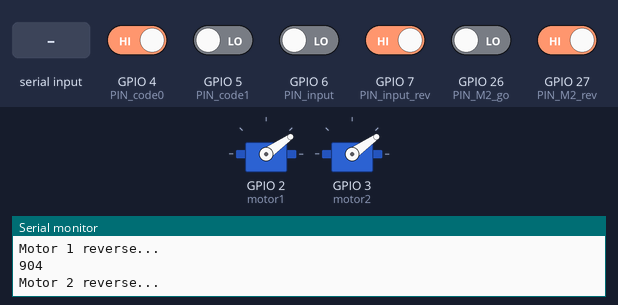
Recording of a sketch running on a simulated ESP32. Parts: 2 × servo, the last lines printed to the serial monitor. The inputs (shaded band) are chosen by the test bench; at power-on: GPIO 4 (PIN_code0), GPIO 7 (PIN_input_rev), GPIO 27 (PIN_M2_rev) HIGH, GPIO 5 (PIN_code1), GPIO 6 (PIN_input), GPIO 26 (PIN_M2_go) LOW.

Above: at 4.3 s.
4.4 s: "g" received over Serial
At 5.6 s:
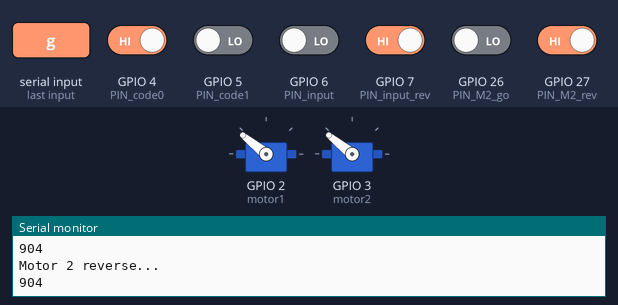
6.3 s: "3" received over Serial
At 8.0 s:
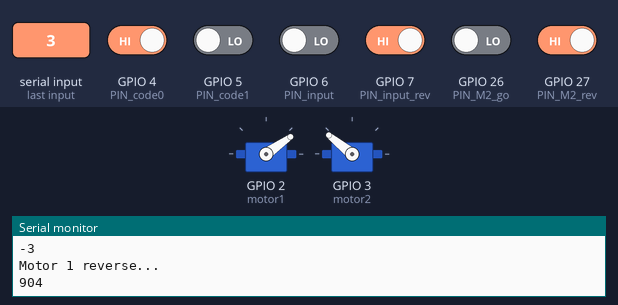
8.3 s: "e" received over Serial
At 9.9 s:
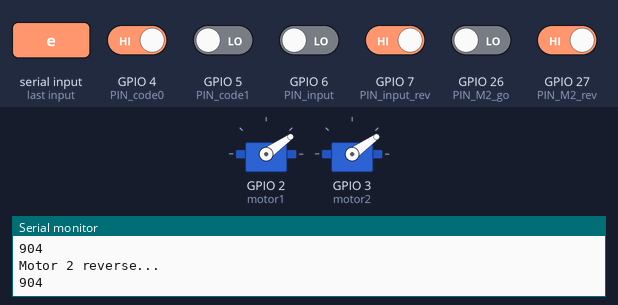
10.4 s: GPIO 4 (PIN_code0) driven LOW and GPIO 5 (PIN_code1) driven HIGH and GPIO 6 (PIN_input) driven HIGH and GPIO 7 (PIN_input_rev) driven LOW and GPIO 26 (PIN_M2_go) driven HIGH
At 14.4 s:
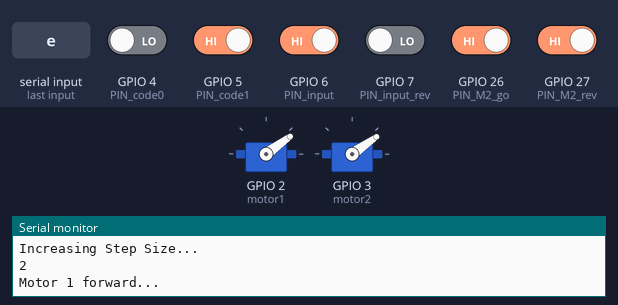
14.7 s: GPIO 27 (PIN_M2_rev) driven LOW
At 16.7 s:
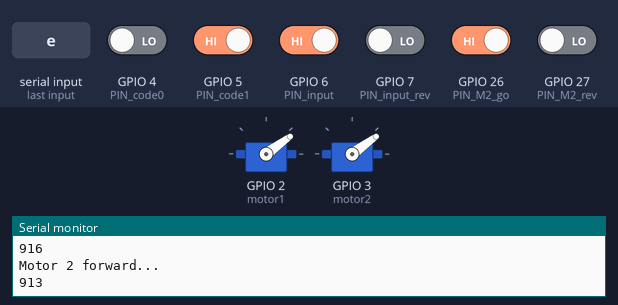
17.4 s: GPIO 6 (PIN_input) driven LOW
At 20.6 s:
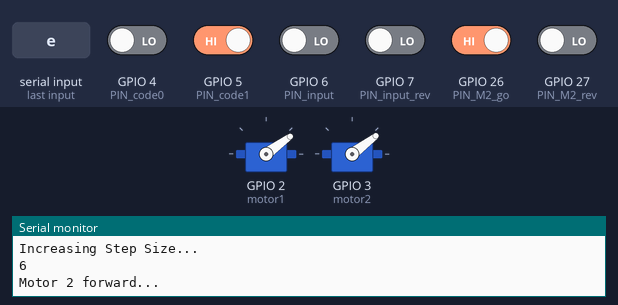
Timing chart, 0 to 29.8 s (numbered marks = the images above; inputs shaded):
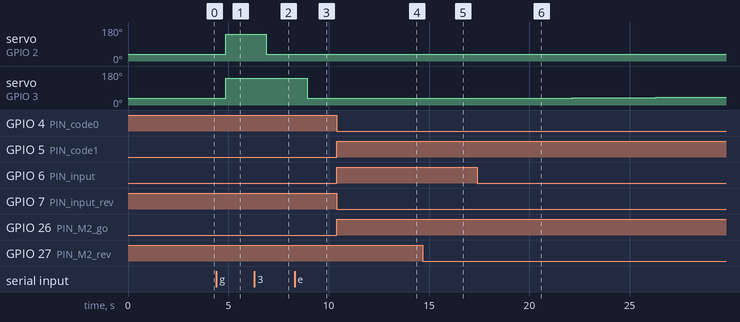

The sketch:

pumpControlV3.ino
```cpp
// Pump_Control
//
// @mduhain, June 25 2021
//
// - For controling the fluid pumps with Pulse-Width Modulation (PWM) in microseconds
// - PWM range is between, 910 (fully retracted) and 2090 (fully extended).
//
//
// PUMP CONTROL v3.0
//
// <@mduhain July 26th, 2021>
// - creating a new version of pump control for the Rig GUI
// - the goal of this new version is the ability to present and withdraw a droplet  < 1 sec
// + added section for debugging <manual override>
//
//Instructions for Manual Override
// Input these as single characters into the serial input (top right corner)
//  "1" = moves motor 1 forward one step
//  "2" = moves motor 1 reverse one step.
//  "3" = moves motor 1 home.c
//  "q" = moves motor 2 forward one step.
//  "w" = moves motor 2 reverse one step.
//  "e" = moves motor 2 home.
//  "h" = moves both motors home.
//  "s" = increases step size
//  "a" = decreases step size
//
// <@mduhain July 28th, 2021>
//  + fixed a bug where multiple rewards were being delivered from one signal.
//  + fixed a bug where reward values were not being updated properly.
//
// <@mduhain Aug 2nd, 2021>
//  + major change to logic of how step sizes are handled. Now processed in microsteps of 1.
//  + added keyboard input to increase and decrease step size while debugging.
//
//-------------------------------------------------------------------------------------------------

// STEP (REWARD) SIZE
int step_size = 4;

//IMPORT LIBRARIES
#include <Servo.h>
#include <math.h>

// DECLARE SERVO MOTORS
Servo motor1;
Servo motor2;

// GPIO PIN ASSIGNMENTS
int PIN_input = 6; //pin input for forward motion motor 1 (M1) (5ms pulse = 1 reward)
int PIN_input_rev = 7; //pin input for reverse motion M1 (pulse = reverse 1 reward)
int PIN_code0 = 4; //first pin for encoding reward size in binary
int PIN_code1 = 5; //second pin for encoding reward size in binary
int PIN_M2_go = 26; //pin for moving the second motor (M2) forward (give juice), same logic as PIN_input
int PIN_M2_rev = 27; //Pin for reversing M2 (withdraw liquid), same logic as PIN_inout_rev

// VARIABLES
int current_step_1 = 910; //motor 1 current loactaion
int current_step_2 = 910; //motor 2 current location
int step_home = 910; //motor home location
int new_step_1 = 1500; //motor 1 new location
int new_step_2 = 1500; //motor 2 new location
int forwardValue1 = 0; //flag for M1 forward motion
int reverseValue1 = 0; //flag for M1 reverse motion
int forwardValue2 = 0; //flag for M2 forward motion
int reverseValue2 = 0; //flag for M2 reverse motion
int code0_val = 0; //flag for binary reward size code
int code1_val = 0; //flag for binary reward size code
int small = 0; //test variable


//===================================================================================================
void setup() {
  // Set GPIO pin for controling motors via PWM
  motor1.attach(2);
  motor2.attach(3);

  // Start collecting serial keyboard input data
  Serial.begin(9600);

  // Set both motors to home position (910) fully retracted
  motor1.writeMicroseconds(910); //move home
  motor2.writeMicroseconds(910); //move home
}

//=====================================================================================================
void loop() {
  //-----------------------------------------------------
  //CHECK GPIO PINS
  forwardValue1 = digitalRead(PIN_input);
  reverseValue1 = digitalRead(PIN_input_rev);
  forwardValue2 = digitalRead(PIN_M2_go);
  reverseValue2 = digitalRead(PIN_M2_rev);
  code0_val     = digitalRead(PIN_code0);
  code1_val     = digitalRead(PIN_code1);


  //--------------------------------------------------------------
  // ENCODING NEW REWARD VALUE
    if (code0_val == 0 && code1_val == 1){
      //Increase step size by 1
      step_size = step_size + 1;
      Serial.println("Increasing Step Size...");
      Serial.println(step_size);
      delay(15);
    }
    else if (code0_val == 1 && code1_val == 0){
      //Decrease step size by 1
      step_size = step_size - 1;
      Serial.println("Decreasing step size...");
      Serial.println(step_size);
      delay(15);
    }


  //--------------------------------------------------------------
  //SERIAL INPUT FOR MANUAL OVERRIDE
  if(Serial.available() > 0){
    char ctrl = Serial.read();

    if (ctrl == '1'){
      Serial.println("Motor 1 forward...");
      small = step_size;
      //don't ask why... it just works...
      while (small > 0) {
        new_step_1 = current_step_1 + 1;
        motor1.writeMicroseconds(new_step_1);
        current_step_1 = new_step_1;
        small = small - 1;
        delay(150);
      }
      Serial.println(new_step_1);
      delay(500);
    }

    else if (ctrl == '2'){
      Serial.println("Motor 1 reverse...");
      small = step_size;
      while (small > 0) {
        new_step_1 = current_step_1 - 1;
        motor1.writeMicroseconds(new_step_1);
        current_step_1 = new_step_1;
        small = small - 1;
        delay(150);
      }
      Serial.println(new_step_1);
      delay(500);
    }

    else if (ctrl == '3'){
      Serial.println("Motor 1 Returning Home...");
      motor1.writeMicroseconds(step_home);
      current_step_1 = step_home;
    }

    else if (ctrl == 'q'){
      Serial.println("Motor 2 forward...");
      small = step_size;
      while (small > 0) {
        new_step_2 = current_step_2 + 1;
        motor2.writeMicroseconds(new_step_2);
        current_step_2 = new_step_2;
        small = small - 1;
        delay(150);
      }
      Serial.println(new_step_2);
      delay(500);
    }

    else if (ctrl == 'w'){
      Serial.println("Motor 2 reverse...");
      small = step_size;
      while (small > 0) {
        new_step_2 = current_step_2 - 1;
        motor2.writeMicroseconds(new_step_2);
        current_step_2 = new_step_2;
        small = small - 1;
        delay(150);
      }
      Serial.println(new_step_2);
      delay(500);
    }

    else if (ctrl == 'e'){
      Serial.println("Motor 2 Returning Home...");
      motor2.writeMicroseconds(step_home);
      current_step_2 = step_home;
    }

    else if (ctrl == 'h'){
      Serial.println("All Motors Home...");
      motor1.writeMicroseconds(step_home);
      motor2.writeMicroseconds(step_home);
      current_step_1 = step_home;
      current_step_2 = step_home;
    }

    else if (ctrl == 'g'){
      Serial.println("All Motors GOIN'...");
      motor1.writeMicroseconds(2000);
      motor2.writeMicroseconds(2000);
      current_step_1 = 2000;
      current_step_2 = 2000;
    }

    else if (ctrl == 's'){
      //Increase step size by 1
      step_size = step_size + 1;
      Serial.println("Increasing Step Size...");
      Serial.println(step_size);
      delay(15);
    }

    else if (ctrl == 'a'){
      //Decrease step size by 1
      step_size = step_size - 1;
      Serial.println("Decreasing step size...");
      Serial.println(step_size);
      delay(15);
    }
  }


  //-----------------------------------------------------------------
  // GPIO MOTOR 1 CONTROL
  if (forwardValue1 == 1 && reverseValue1 == 0) {
    Serial.println("Motor 1 forward...");
    small = step_size;
    while (small > 0) {
      new_step_1 = current_step_1 + 1;
      motor1.writeMicroseconds(new_step_1);
      current_step_1 = new_step_1;
      small = small - 1;
      delay(150);
    }
    Serial.println(new_step_1);
    delay(500);
  }
  if (forwardValue1 == 0 && reverseValue1 == 1) {
    Serial.println("Motor 1 reverse...");
    small = step_size;
    while (small > 0) {
      new_step_1 = current_step_1 - 1;
      motor1.writeMicroseconds(new_step_1);
      current_step_1 = new_step_1;
      small = small - 1;
      delay(150);
    }
    Serial.println(new_step_1);
    delay(500);
  }

  //-----------------------------------------------------------------
  // GPIO MOTOR 2 CONTROL
  if (forwardValue2 == 1 && reverseValue2 == 0) {
    Serial.println("Motor 2 forward...");
    small = step_size;
    while (small > 0) {
      new_step_2 = current_step_2 + 1;
      motor2.writeMicroseconds(new_step_2);
      current_step_2 = new_step_2;
      small = small - 1;
      delay(150);
    }
    Serial.println(new_step_2);
    delay(500);
  }
  if (forwardValue2 == 0 && reverseValue2 == 1) {
    Serial.println("Motor 2 reverse...");
    small = step_size;
    while (small > 0) {
      new_step_2 = current_step_2 - 1;
      motor1.writeMicroseconds(new_step_2);
      current_step_2 = new_step_2;
      small = small - 1;
      delay(150);
    }
    Serial.println(new_step_2);
    delay(500);
  }


} //- - - - - - - - - - - - - - - - - - - - - - - - - - - - - - - - - - - - - - - - - - - - - - - - - - - - - - - - - -
```

Measured:
- after the input at 4.4 s, servo on GPIO 2 (motor1), servo on GPIO 3 (motor2): 35° → 141° after 0.46 s
- after the input at 6.3 s, servo on GPIO 2 (motor1): 141° → 35° after 0.59 s
- after the input at 8.3 s, servo on GPIO 3 (motor2): 141° → 35° after 0.63 s
- after the input at 10.4 s, servo on GPIO 2 (motor1): 35° → 36° after 3.1 s
- after the input at 14.7 s, servo on GPIO 2 (motor1): stays 36° (without the input it goes to 37° after 2.4 s); servo on GPIO 3 (motor2): 35° → 36° after 1.3 s
- after the input at 17.4 s, servo on GPIO 2 (motor1): stays 36° (without the input it goes to 37° after 1.8 s)
